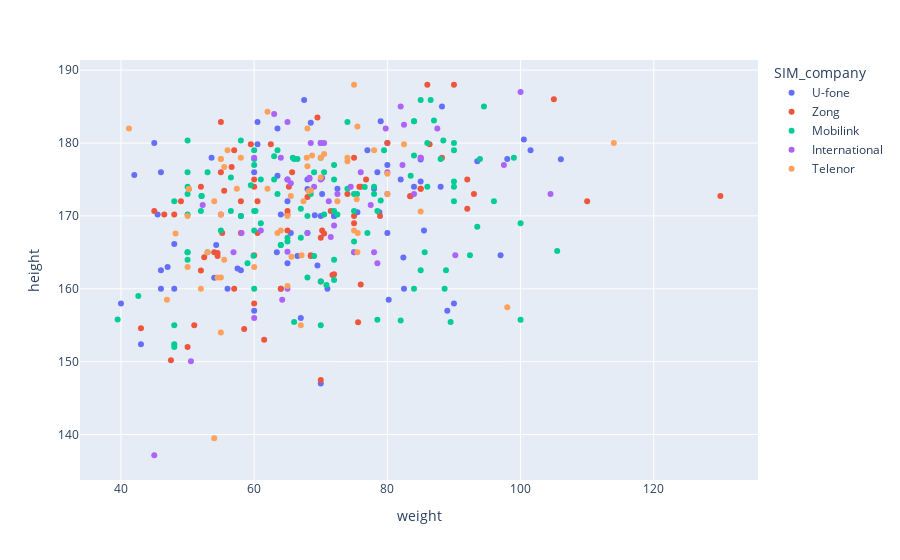

Here is the notebook cell this chart was saved with:
### Code cell
fig = px.scatter(df, x="weight", y="height", color="SIM_company")
fig.show()
